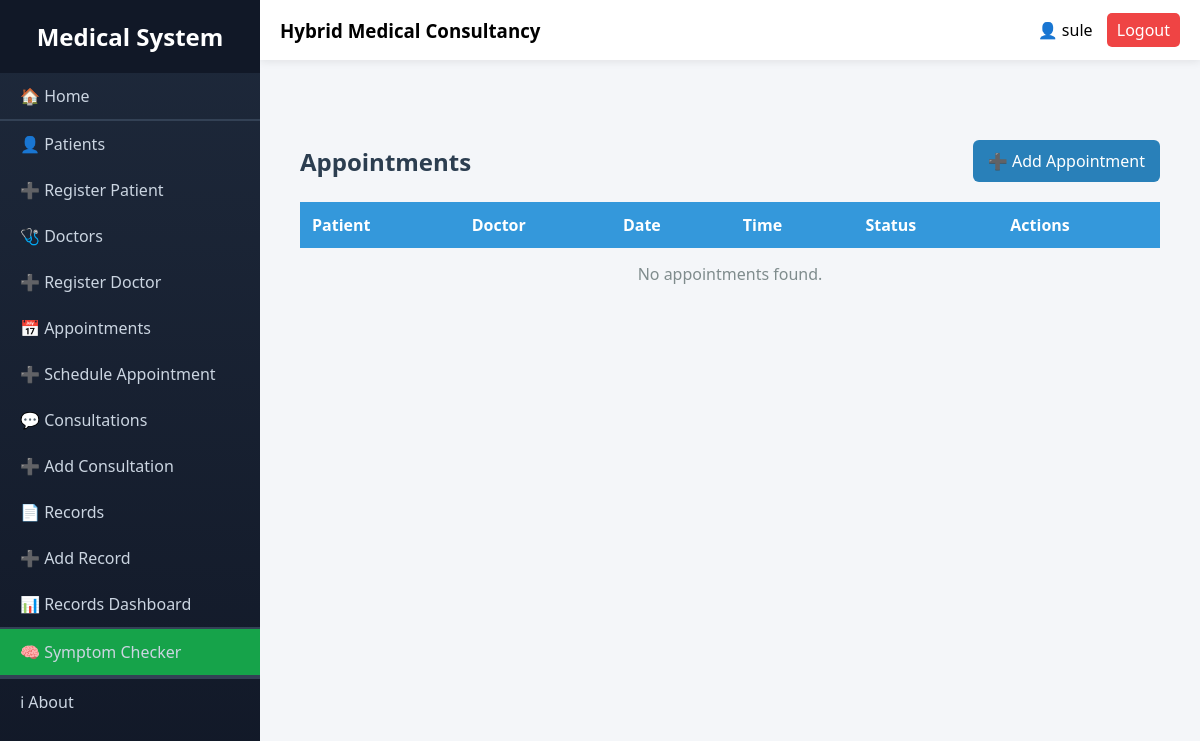
/appointment/ (signed in), run on an earlier commit of the app's database.
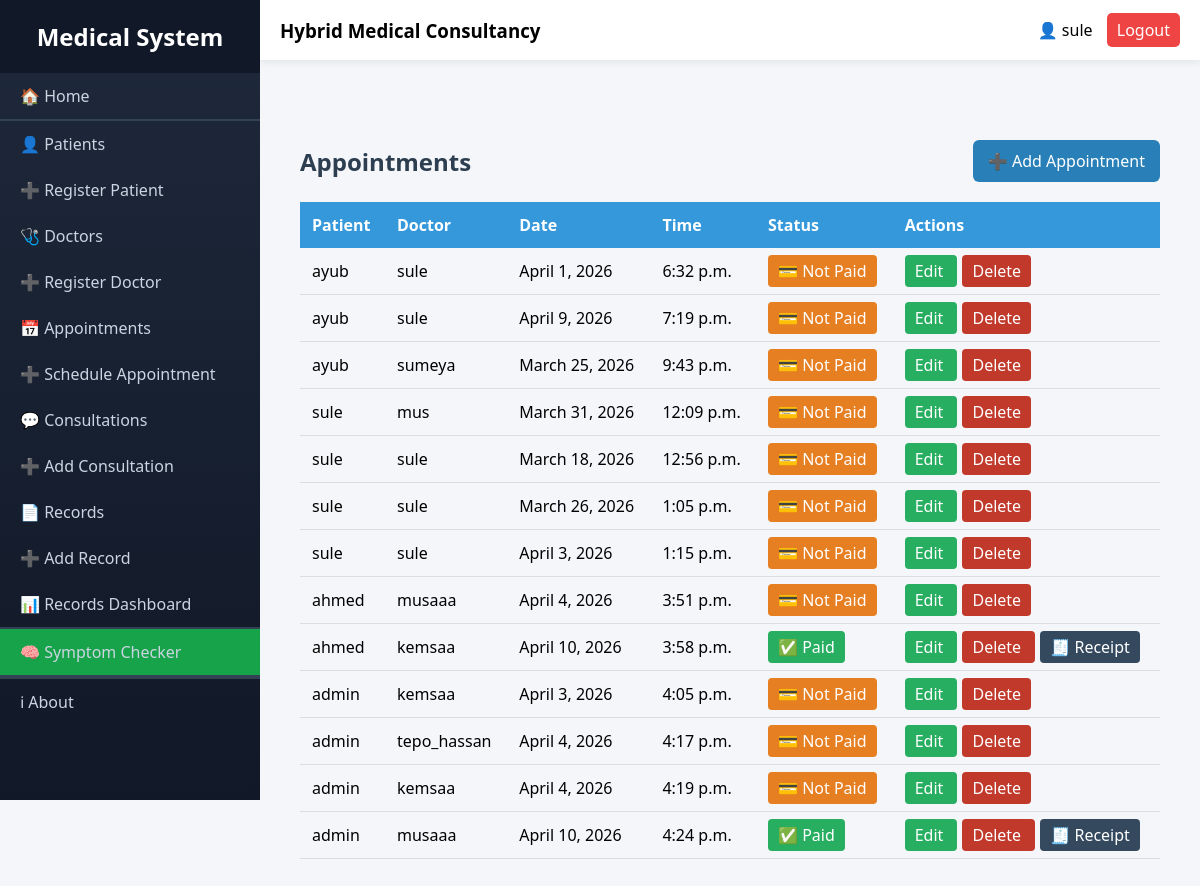
And on a later commit of the database.
### appointment/models.py (models this page shows)
class Appointment(models.Model):
    patient = models.ForeignKey(User, on_delete=models.CASCADE)
    doctor = models.ForeignKey(User, on_delete=models.CASCADE, related_name='doctor_appointments')
    appointment_date=models.DateField()
    appointment_time = models.TimeField()
    reason = models.TextField(null=True)
    status = models.CharField(max_length=20, default='pending')
    fee = models.DecimalField(max_digits=6, decimal_places=2, default=10)  # default $50

### appointment/views.py (the view)
# urls.py: path('', views.appointment_list, name='appointment_list'),
@login_required
def appointment_list(request):
    appointments = Appointment.objects.all()
    return render(request, 'appointment/appointment_list.html', {
        'appointments': appointments
    })

### appointment/templates/appointment/appointment_list.html (shortened to what this page needs)
{% extends "layout.html" %}
{% block content %}
<div style="max-width:1000px; margin:40px auto; padding:20px;">
    <div style="display:flex; justify-content:space-between; align-items:center; margin-bottom:20px;">
        <h2 style="color:#2c3e50;">Appointments</h2>
        <a href="{% url 'appointment:appointment_create' %}"
           style="background:#2980b9; color:white; padding:10px 15px; border-radius:6px; text-decoration:none;">
           ➕ Add Appointment
        </a>
    </div>
    <div style="overflow-x:auto;">
        <table style="width:100%; border-collapse:collapse; box-shadow:0 2px 10px rgba(0,0,0,0.1);">
            <thead>
                <tr style="background:#3498db; color:white; text-align:left;">
                    <th style="padding:12px;">Patient</th>
                    <th style="padding:12px;">Doctor</th>
                    <th style="padding:12px;">Date</th>
                    <th style="padding:12px;">Time</th>
                    <th style="padding:12px;">Status</th>
                    <th style="padding:12px;">Actions</th>
                </tr>
            </thead>
            <tbody>
                {% for appointment in appointments %}
                <tr style="border-bottom:1px solid #ddd;">
                    <td data-label="Patient" style="padding:12px;">
                        {{ appointment.patient }}
                    </td>
                    <td data-label="Doctor" style="padding:12px;">
                        {{ appointment.doctor }}
                    </td>
                    <td data-label="Date" style="padding:12px;">
                        {{ appointment.appointment_date }}
                    </td>
                    <td data-label="Time" style="padding:12px;">
                        {{ appointment.appointment_time }}
                    </td>
                    <td data-label="Status" style="padding:12px;">
                        {% if appointment.payment and appointment.payment.status == 'completed' %}
                            <span style="background:#27ae60; color:white; padding:5px 10px; border-radius:4px;">
                                ✅ Paid
                            </span>
                        {% else %}
                            <span style="background:#e67e22; color:white; padding:5px 10px; border-radius:4px;">
                                💳 Not Paid
                            </span>
                        {% endif %}
                    </td>
                    <td data-label="Actions" style="padding:12px;">
                        <a href="{% url 'appointment:appointment_update' appointment.id %}"
                           style="background:#27ae60; color:white; padding:5px 10px; border-radius:4px; text-decoration:none; margin-right:5px;">
                           Edit
                        </a>
                        <a href="{% url 'appointment:appointment_delete' appointment.id %}"
                           style="background:#c0392b; color:white; padding:5px 10px; border-radius:4px; text-decoration:none; margin-right:5px;">
                           Delete
                        </a>
                        {% if appointment.payment and appointment.payment.status == 'completed' %}
                            <a href="{% url 'accounts:view_receipt' appointment.payment.id %}"
                               style="background:#34495e; color:white; padding:5px 10px; border-radius:4px; text-decoration:none;">
                               🧾 Receipt
                            </a>
                        {% endif %}
                    </td>
                </tr>
                {% empty %}
                <tr>
                    <td colspan="6" style="text-align:center; padding:15px; color:#7f8c8d;">
                        No appointments found.
                    </td>
                </tr>
                {% endfor %}
            </tbody>
        </table>
    </div>
</div>
{% endblock %}

What changed in the data, as far as the page shows it:
added Appointment: patient "ayub", doctor "sule", appointment_date "April 1, 2026", appointment_time "6:32 p.m.", shows "💳 Not Paid"
added Appointment: patient "ayub", doctor "sule", appointment_date "April 9, 2026", appointment_time "7:19 p.m.", shows "💳 Not Paid"
added Appointment: patient "ayub", doctor "sumeya", appointment_date "March 25, 2026", appointment_time "9:43 p.m.", shows "💳 Not Paid"
added Appointment: patient "sule", doctor "mus", appointment_date "March 31, 2026", appointment_time "12:09 p.m.", shows "💳 Not Paid"
added Appointment: patient "sule", doctor "sule", appointment_date "March 18, 2026", appointment_time "12:56 p.m.", shows "💳 Not Paid"
added Appointment: patient "sule", doctor "sule", appointment_date "March 26, 2026", appointment_time "1:05 p.m.", shows "💳 Not Paid"
added Appointment: patient "sule", doctor "sule", appointment_date "April 3, 2026", appointment_time "1:15 p.m.", shows "💳 Not Paid"
added Appointment: patient "ahmed", doctor "musaaa", appointment_date "April 4, 2026", appointment_time "3:51 p.m.", shows "💳 Not Paid"
added Appointment: patient "ahmed", doctor "kemsaa", appointment_date "April 10, 2026", appointment_time "3:58 p.m.", shows "✅ Paid", shows "🧾 Receipt"
added Appointment: patient "admin", doctor "kemsaa", appointment_date "April 3, 2026", appointment_time "4:05 p.m.", shows "💳 Not Paid"
added Appointment: patient "admin", doctor "tepo_hassan", appointment_date "April 4, 2026", appointment_time "4:17 p.m.", shows "💳 Not Paid"
added Appointment: patient "admin", doctor "kemsaa", appointment_date "April 4, 2026", appointment_time "4:19 p.m.", shows "💳 Not Paid"
added Appointment: patient "admin", doctor "musaaa", appointment_date "April 10, 2026", appointment_time "4:24 p.m.", shows "✅ Paid", shows "🧾 Receipt"
Also different on the page:
text no longer shown: "No appointments found."
